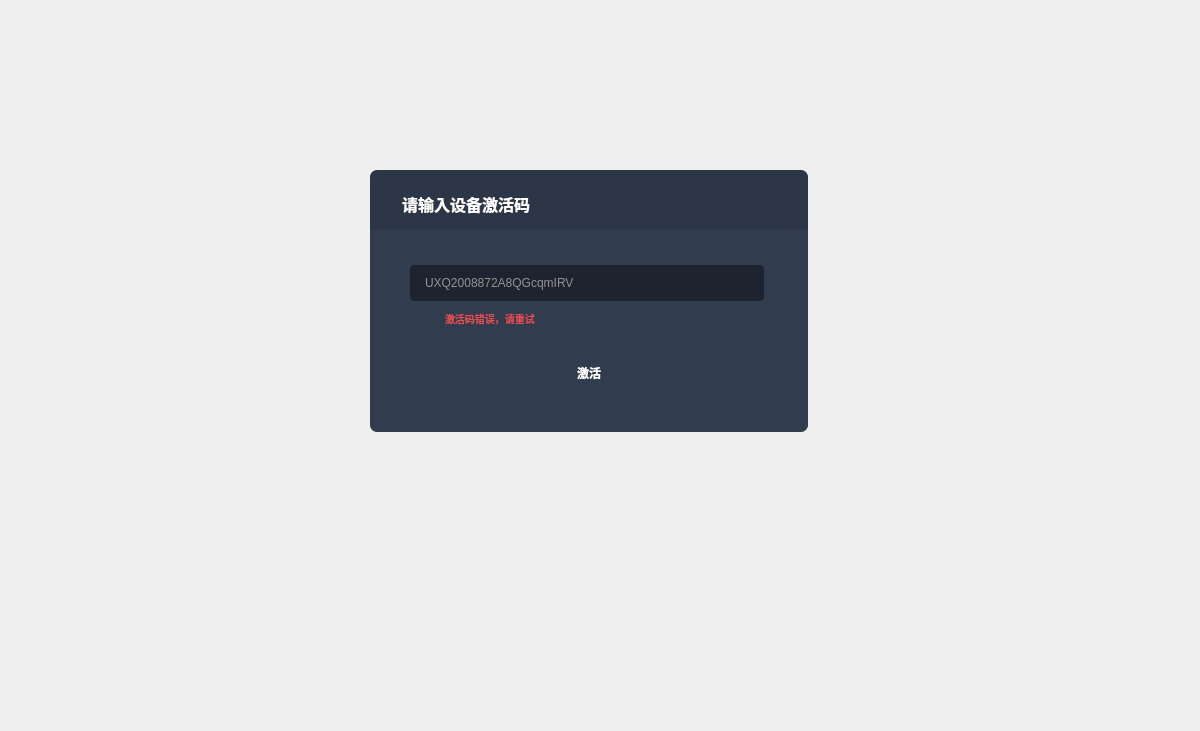
<?xml version="1.0" encoding="UTF-8"?>
<ui version="4.0">
 <class>ActivationCode</class>
 <widget class="QDialog" name="ActivationCode">
  <property name="geometry">
   <rect>
    <x>0</x>
    <y>0</y>
    <width>1200</width>
    <height>731</height>
   </rect>
  </property>
  <property name="windowTitle">
   <string>Dialog</string>
  </property>
  <property name="styleSheet">
   <string notr="true">border-image: url(:/Skin/Images/home/background.png);</string>
  </property>
  <widget class="QWidget" name="widget" native="true">
   <property name="geometry">
    <rect>
     <x>370</x>
     <y>170</y>
     <width>438</width>
     <height>262</height>
    </rect>
   </property>
   <property name="minimumSize">
    <size>
     <width>438</width>
     <height>262</height>
    </size>
   </property>
   <property name="maximumSize">
    <size>
     <width>438</width>
     <height>262</height>
    </size>
   </property>
   <property name="styleSheet">
    <string notr="true">border-image: null;
background:transparent;
border-radius: 7px</string>
   </property>
   <layout class="QGridLayout" name="gridLayout_4">
    <property name="leftMargin">
     <number>0</number>
    </property>
    <property name="topMargin">
     <number>0</number>
    </property>
    <property name="rightMargin">
     <number>0</number>
    </property>
    <property name="bottomMargin">
     <number>0</number>
    </property>
    <property name="spacing">
     <number>0</number>
    </property>
    <item row="0" column="0">
     <widget class="QWidget" name="widget_2" native="true">
      <property name="minimumSize">
       <size>
        <width>438</width>
        <height>60</height>
       </size>
      </property>
      <property name="maximumSize">
       <size>
        <width>16777215</width>
        <height>60</height>
       </size>
      </property>
      <property name="styleSheet">
       <string notr="true">background-color: rgb(44, 54, 70);

border-top-left-radius: 7px;
border-top-right-radius: 7px;
border-bottom-left-radius: 0px;
border-bottom-right-radius: 0px;</string>
      </property>
      <layout class="QHBoxLayout" name="horizontalLayout">
       <property name="leftMargin">
        <number>0</number>
       </property>
       <item>
        <spacer name="horizontalSpacer">
         <property name="orientation">
          <enum>Qt::Horizontal</enum>
         </property>
         <property name="sizeType">
          <enum>QSizePolicy::Fixed</enum>
         </property>
         <property name="sizeHint" stdset="0">
          <size>
           <width>32</width>
           <height>20</height>
          </size>
         </property>
        </spacer>
       </item>
       <item>
        <widget class="QWidget" name="widget_3" native="true">
         <property name="minimumSize">
          <size>
           <width>164</width>
           <height>50</height>
          </size>
         </property>
         <property name="maximumSize">
          <size>
           <width>470</width>
           <height>50</height>
          </size>
         </property>
         <property name="styleSheet">
          <string notr="true"/>
         </property>
         <layout class="QGridLayout" name="gridLayout">
          <property name="leftMargin">
           <number>0</number>
          </property>
          <item row="0" column="0">
           <widget class="QLabel" name="label">
            <property name="minimumSize">
             <size>
              <width>64</width>
              <height>23</height>
             </size>
            </property>
            <property name="maximumSize">
             <size>
              <width>250</width>
              <height>23</height>
             </size>
            </property>
            <property name="font">
             <font>
              <family>Noto Sans S Chinese Bold</family>
              <pointsize>-1</pointsize>
              <bold>true</bold>
             </font>
            </property>
            <property name="styleSheet">
             <string notr="true">color: rgb(255, 255, 255);
font-family: &quot;Noto Sans S Chinese Bold&quot;;
font-size: 16px;
</string>
            </property>
            <property name="text">
             <string>请输入设备激活码</string>
            </property>
            <property name="alignment">
             <set>Qt::AlignLeading|Qt::AlignLeft|Qt::AlignVCenter</set>
            </property>
           </widget>
          </item>
         </layout>
        </widget>
       </item>
       <item>
        <spacer name="horizontalSpacer_3">
         <property name="orientation">
          <enum>Qt::Horizontal</enum>
         </property>
         <property name="sizeHint" stdset="0">
          <size>
           <width>40</width>
           <height>20</height>
          </size>
         </property>
        </spacer>
       </item>
      </layout>
     </widget>
    </item>
    <item row="1" column="0">
     <widget class="QWidget" name="widget_dev" native="true">
      <property name="minimumSize">
       <size>
        <width>438</width>
        <height>196</height>
       </size>
      </property>
      <property name="styleSheet">
       <string notr="true">background-color: rgb(49, 60, 78);
border-top-left-radius: 0px;
border-top-right-radius: 0px;
border-bottom-left-radius: 7px;
border-bottom-right-radius: 7px;</string>
      </property>
      <widget class="QLineEdit" name="lEdit_Code">
       <property name="geometry">
        <rect>
         <x>40</x>
         <y>35</y>
         <width>354</width>
         <height>36</height>
        </rect>
       </property>
       <property name="minimumSize">
        <size>
         <width>354</width>
         <height>36</height>
        </size>
       </property>
       <property name="maximumSize">
        <size>
         <width>354</width>
         <height>36</height>
        </size>
       </property>
       <property name="styleSheet">
        <string notr="true">background-color: rgba(0, 0, 0, 0.4);
border-radius: 4px;
padding-left:13px;
color:#939393;
font-family: &quot;Noto Sans S Chinese&quot;; font-weight: 500;
font-weight: 400;
font-size: 12px;</string>
       </property>
       <property name="text">
        <string>UXQ2008872A8QGcqmIRV</string>
       </property>
      </widget>
      <widget class="QPushButton" name="pBt_error">
       <property name="geometry">
        <rect>
         <x>53</x>
         <y>80</y>
         <width>14</width>
         <height>14</height>
        </rect>
       </property>
       <property name="minimumSize">
        <size>
         <width>14</width>
         <height>14</height>
        </size>
       </property>
       <property name="maximumSize">
        <size>
         <width>14</width>
         <height>14</height>
        </size>
       </property>
       <property name="styleSheet">
        <string notr="true">border-image: url(:/Skin/Images/home/error.png);</string>
       </property>
       <property name="text">
        <string/>
       </property>
      </widget>
      <widget class="QLabel" name="lab_error">
       <property name="geometry">
        <rect>
         <x>75</x>
         <y>80</y>
         <width>261</width>
         <height>16</height>
        </rect>
       </property>
       <property name="styleSheet">
        <string notr="true">font-family: &quot;Noto Sans S Chinese&quot;; font-weight: 500;
font-weight: 400;
font-size: 10px;
color:#ED4E4E;
</string>
       </property>
       <property name="text">
        <string>激活码错误，请重试</string>
       </property>
      </widget>
      <widget class="QPushButton" name="pBt_Activate">
       <property name="geometry">
        <rect>
         <x>184</x>
         <y>130</y>
         <width>70</width>
         <height>26</height>
        </rect>
       </property>
       <property name="minimumSize">
        <size>
         <width>70</width>
         <height>26</height>
        </size>
       </property>
       <property name="maximumSize">
        <size>
         <width>70</width>
         <height>26</height>
        </size>
       </property>
       <property name="styleSheet">
        <string notr="true">QPushButton
{
	border-image: url(:/Skin/Images/home/Abtn-no.png);
	font-family: &quot;Noto Sans S Chinese&quot;; font-weight: 500;
	font-size: 12px;
	color:#FFFFFF;
}
QPushButton::hover
{
	border-image: url(:/Skin/Images/home/Abtn-ho.png);
}</string>
       </property>
       <property name="text">
        <string>激活</string>
       </property>
      </widget>
     </widget>
    </item>
   </layout>
  </widget>
 </widget>
 <resources/>
 <connections/>
</ui>
